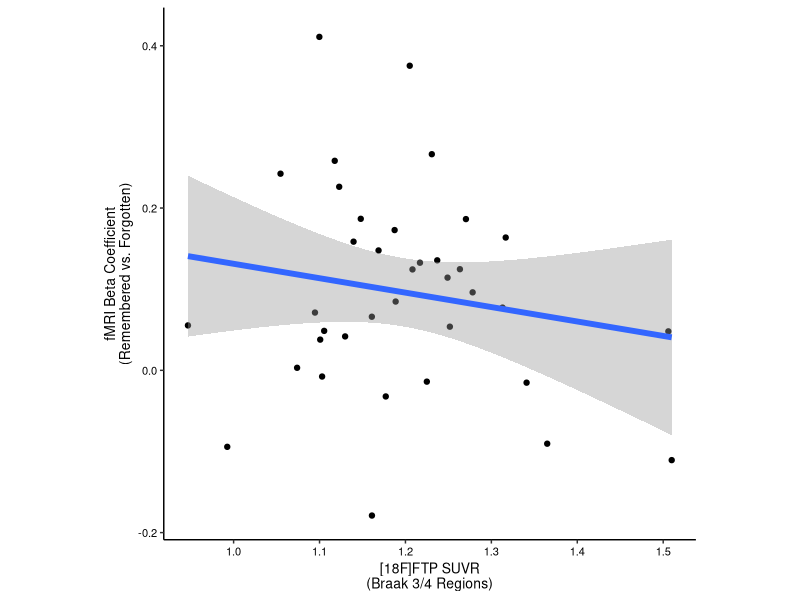
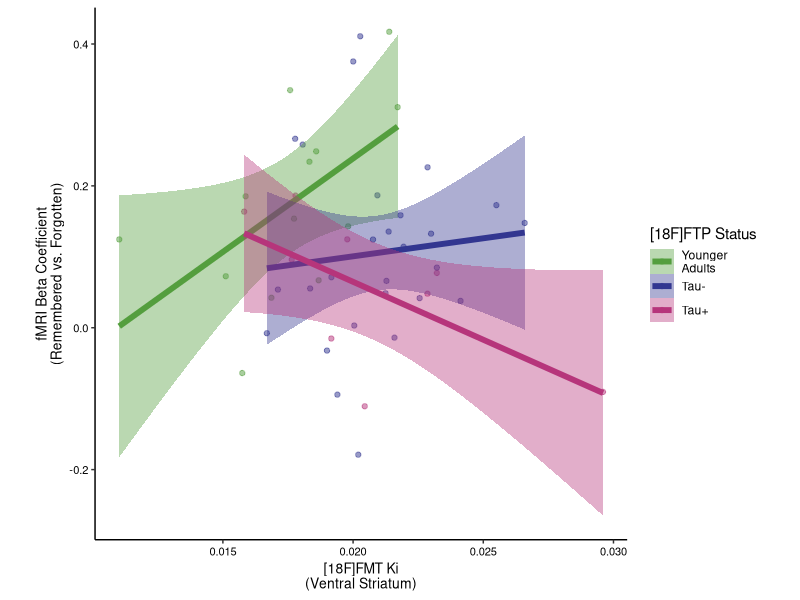
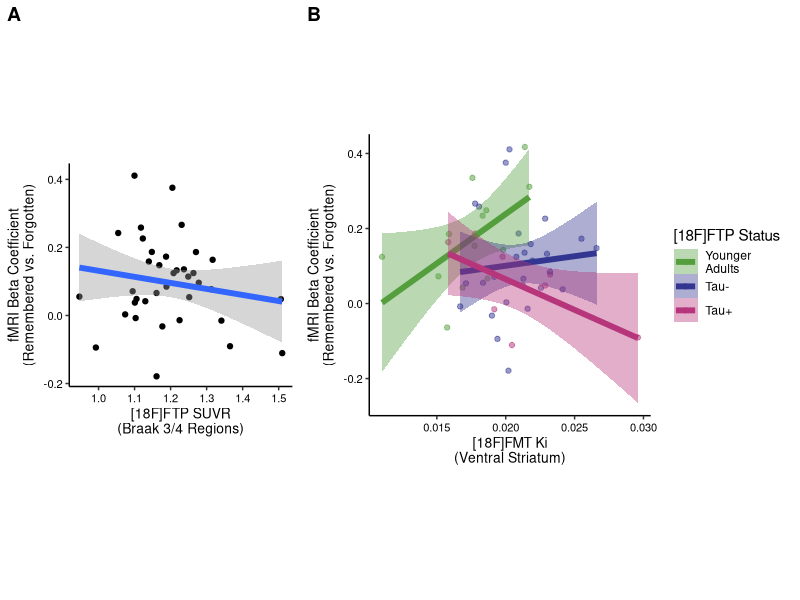
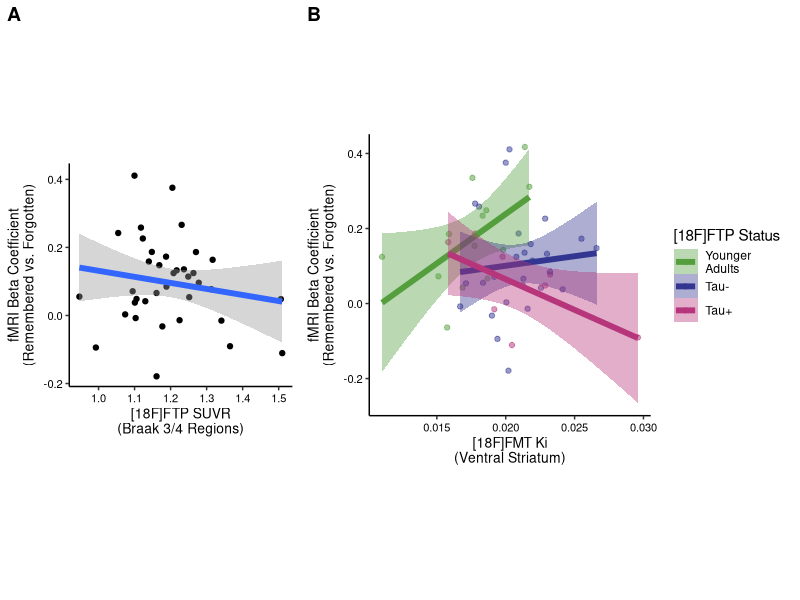

These figures' R source, in order:
## ---- chunk 1
knitr::opts_chunk$set(echo = TRUE)

# Load Libraries
library(tidyverse) # v2.0.0
library(ggpubr) # v0.6.0
library(lme4) # v1.1.32
library(lmerTest) # v3.1.3
library(rstatix) # v0.7.2

# Set colorscales
jack_status_cscale <- scale_color_manual(values = c("#549e3e", "#323690", "#B6357B"))
jack_status_fscale <- scale_fill_manual(values = c("#549e3e", "#323690", "#B6357B"))

df <- read_csv('data_sup_fig06.csv')
df$tau_status <- factor(df$tau_status, levels = c('Younger\nAdults', 'Tau-', 'Tau+'))
## ---- chunk 2
figA <- df %>%
  ggplot(aes(x = ftp_braak34_suvr, y = bold)) +
  geom_point() +
  geom_smooth(method = 'lm', limit = 0.9, linewidth = 2) +
  theme_classic() +
  xlab(bquote('[18F]FTP SUVR\n(Braak 3/4 Regions)')) +
  ylab('fMRI Beta Coefficient\n(Remembered vs. Forgotten)') +
  theme(panel.background = element_blank(),
      axis.line = element_line(color = 'black'),
      legend.position = 'none', 
      axis.text.x = element_text(color = 'black', size = 8),
      axis.text.y = element_text(color = 'black', size = 8),
      axis.title.x = element_text(color = 'black', size = 10),
      axis.title.y = element_text(color = 'black', size = 10),
      legend.title = element_blank(),
      aspect.ratio = 1)

figA
## ---- chunk 3
# Stats for Panel A
# Just older adults, simple model
lm1 <- lm(bold ~ ftp_braak34_suvr + age + sex + yrs_edu, 
          data = df %>% filter(!is.na(ftp_braak34_suvr)))
print('==========================================================================')
summary(lm1)
print('==========================================================================')

lm2 <- lm(bold ~ ftp_braak34_suvr*biomarker_group + age + sex + yrs_edu, 
          data = df %>% filter(!is.na(ftp_braak34_suvr)))
print('==========================================================================')
summary(lm2)
print('==========================================================================')
## ---- chunk 4
# Panel B
figB <- df %>% filter(! is.na(tau_status)) %>%
  ggplot(aes(x = fmt_ki_vst, y = bold, group = tau_status, 
             color = tau_status, fill=tau_status)) +
  geom_point(alpha = 0.5) +
  geom_smooth(method = 'lm', limit = 0.9, linewidth = 2) +
  scale_fill_manual('[18F]FTP Status', values = c("#549e3e", "#323690", "#B6357B")) +
  scale_color_manual('[18F]FTP Status', values = c("#549e3e", "#323690", "#B6357B")) +
  theme_classic() +
  xlab(bquote('[18F]FMT Ki\n(Ventral Striatum)')) +
  ylab('fMRI Beta Coefficient\n(Remembered vs. Forgotten)') +
  theme(panel.background = element_blank(),
      axis.line = element_line(color = 'black'),
      #legend.position = 'none', 
      axis.text.x = element_text(color = 'black', size = 8),
      axis.text.y = element_text(color = 'black', size = 8),
      axis.title.x = element_text(color = 'black', size = 10),
      axis.title.y = element_text(color = 'black', size = 10),
      aspect.ratio = 1)

figB
## ---- chunk 5
lm3 <- lm(bold ~ ftp_braak34_suvr*fmt_ki_vst + age + sex + yrs_edu, 
          data = df %>% filter(!is.na(ftp_braak34_suvr)))
print('==========================================================================')
summary(lm3)
print('==========================================================================')
## ---- chunk 6
lm4 <- lm(bold ~ ftp_braak34_suvr*fmt_ki_vst + learning_total + age + sex + yrs_edu, 
          data = df %>% filter(!is.na(ftp_braak34_suvr)))
print('==========================================================================')
summary(lm4)
print('==========================================================================')
## ---- chunk 7
fmri_mem <- ggarrange(figA, figB, 
          ncol = 2, 
          labels = c('A', 'B'),
          widths = c(0.6, 1))

ggsave(fmri_mem, filename = 'sup_fig06.pdf', width = 6, height = 3, units = 'in')
fmri_mem
